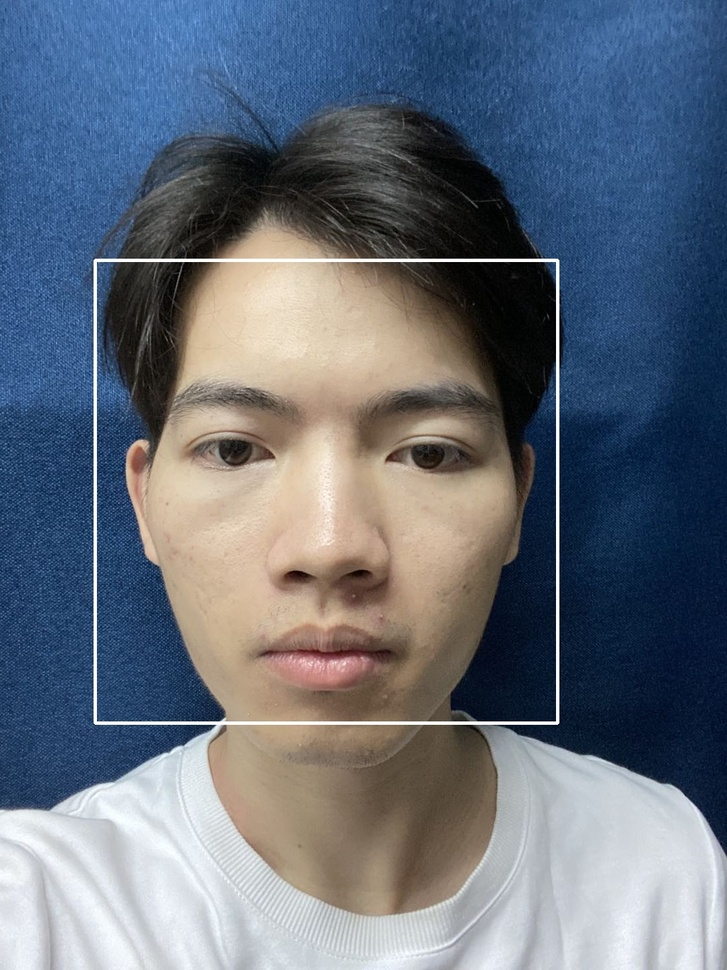
#> input picture test/face_detection/haar.jpg, 727 x 970 px, shrunk from 1080 x 1440 before the run, given in place of the camera
$ python skin_seg_stackoverflow.py
#> lines starting #> are read from the running program, lines starting #| are printed output that depends on the picture; after the words box and inside, x2 and y2 are one past the last pixel; in counts of white or black regions, pixels touching at a corner belong together
''' Detect human skin tone and draw a boundary around it.
Useful for gesture recognition and motion tracking.

Inspired by: http://stackoverflow.com/a/14756351/1463143

Date: 08 June 2013
'''

# Required moduls
import cv2
import numpy

# Constants for finding range of skin color in YCrCb
min_YCrCb = numpy.array([0, 133, 77], numpy.uint8)
max_YCrCb = numpy.array([255, 173, 127], numpy.uint8)

# Create a window to display the camera feed
cv2.namedWindow('Camera Output')

# Get pointer to video frames from primary device
videoFrame = cv2.VideoCapture(1)

# Process the video frames
keyPressed = -1  # -1 indicates no key pressed

while (keyPressed < 0):  # any key pressed has a value >= 0

    # Grab video frame, decode it and return next video frame
    readSucsess, sourceImage = videoFrame.read()
#> sourceImage is the input picture: shape (970, 727, 3); mean B, G, R 122.9, 109.7, 100.6

    # Convert image to YCrCb
    imageYCrCb = cv2.cvtColor(sourceImage, cv2.COLOR_BGR2YCR_CB)
#> imageYCrCb: shape (970, 727, 3); mean of channels 0, 1, 2 108.5, 122.4, 136.1

    # Find region with skin tone in YCrCb image
    skinRegion = cv2.inRange(imageYCrCb, min_YCrCb, max_YCrCb)
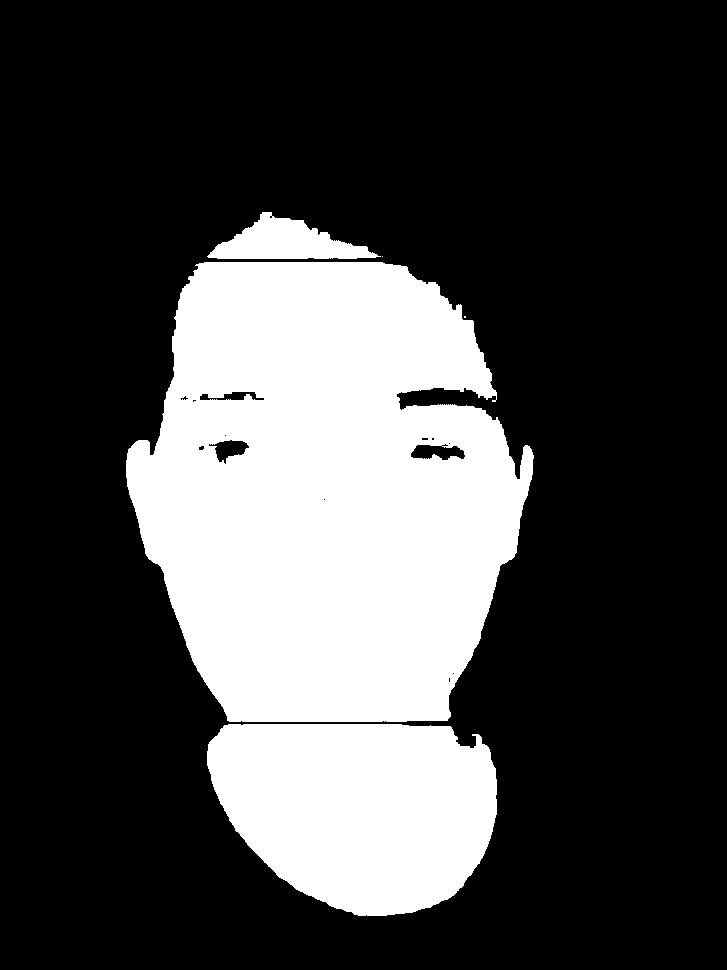
#> skinRegion: shape (970, 727); 27.2% white; 5 white regions (2 under 20 px)

    # Do contour detection on skin region
    contours, hierarchy = cv2.findContours(skinRegion, cv2.RETR_EXTERNAL, cv2.CHAIN_APPROX_SIMPLE)
#> contours = 5 contours, 2 with area under 20; largest, box (x1, y1, x2, y2) and area: (126, 262, 534, 722) 143597, (207, 724, 497, 916) 44000, (207, 212, 381, 259) 4186

    # Draw the contour on the source image
    for i, c in enumerate(contours):
        area = cv2.contourArea(c)
        if area > 1000:
            cv2.drawContours(sourceImage, contours, i, (0, 255, 0), 3)
#> this loop made 5 passes
#> area on passes 1, 3, 5: 44000.5, 143597, 4185.5
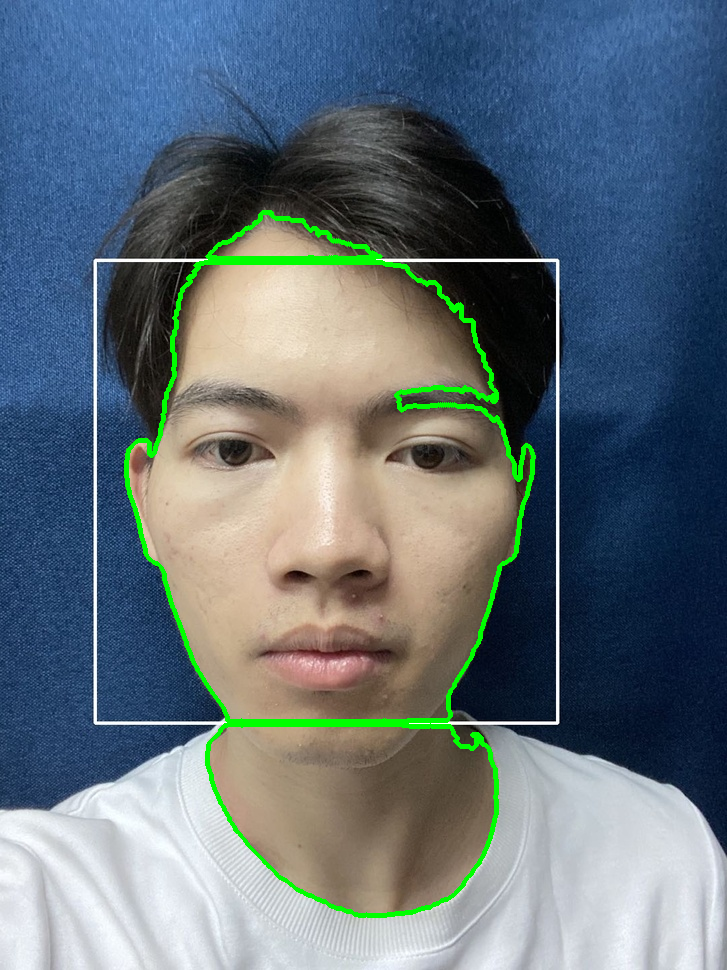
#> sourceImage: shape (970, 727, 3); 1.98% of pixels changed, all inside (x1, y1, x2, y2) = (124, 210, 536, 918)

    # Display the source image
    cv2.imshow('Camera Output', sourceImage)

    # Check for user input to close program
    keyPressed = cv2.waitKey(1)  # wait 1 milisecond in each iteration of while loop
#> (key Esc is pressed here)

# Close window and camera after exiting the while loop
cv2.destroyWindow('Camera Output')
videoFrame.release()
